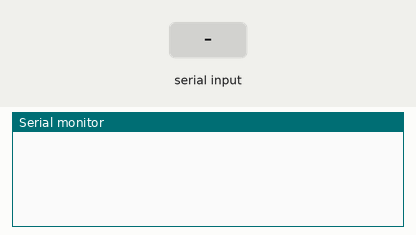
The sketch below on a simulated Arduino Uno, built with avr-gcc and run on an emulated ATmega328P. Parts: the last lines printed to the serial monitor. The inputs (shaded band) are chosen by the test bench.

Above: at 1.2 s.
1.3 s: "a" received over Serial
At 2.2 s:
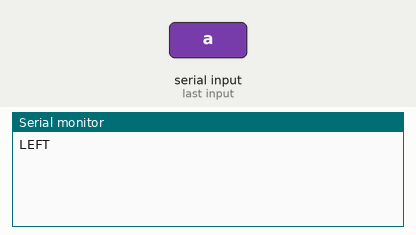
2.8 s: "s" received over Serial
At 3.4 s:
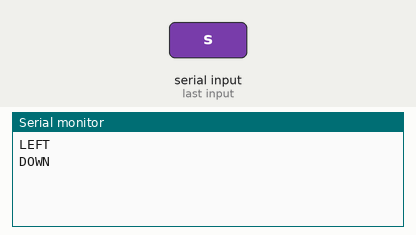
4.3 s: "d" received over Serial
At 5.5 s:
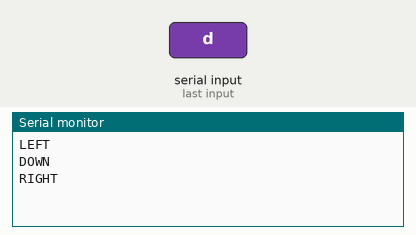
5.8 s: "w" received over Serial
At 6.9 s:
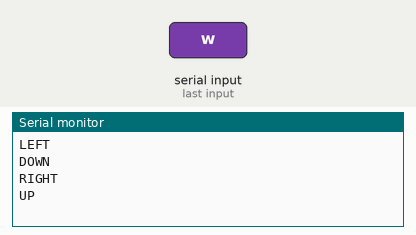

The sketch:

serial.read1.ino
```cpp
char c;
void setup()
{
Serial.begin(9600);
}
void loop()
{c=Serial.read();
if(c=='a')//||Serial.read=='a')
{Serial.println("LEFT");}
else if(c=='s')//||Serial.read=='S')
{Serial.println("DOWN");}
else if(c=='d')//||Serial.read=='D')
{Serial.println("RIGHT");}
else if(c=='w')//||Serial.read=='W')
{Serial.println("UP");}
}
```

Measured:
- after the input at 1.3 s, the serial monitor: prints a new line at once (image 1)
- after the input at 2.8 s, the serial monitor: prints a new line at once (image 2)
- after the input at 4.3 s, the serial monitor: prints a new line at once (image 3)
- after the input at 5.8 s, the serial monitor: prints a new line at once (image 4)
